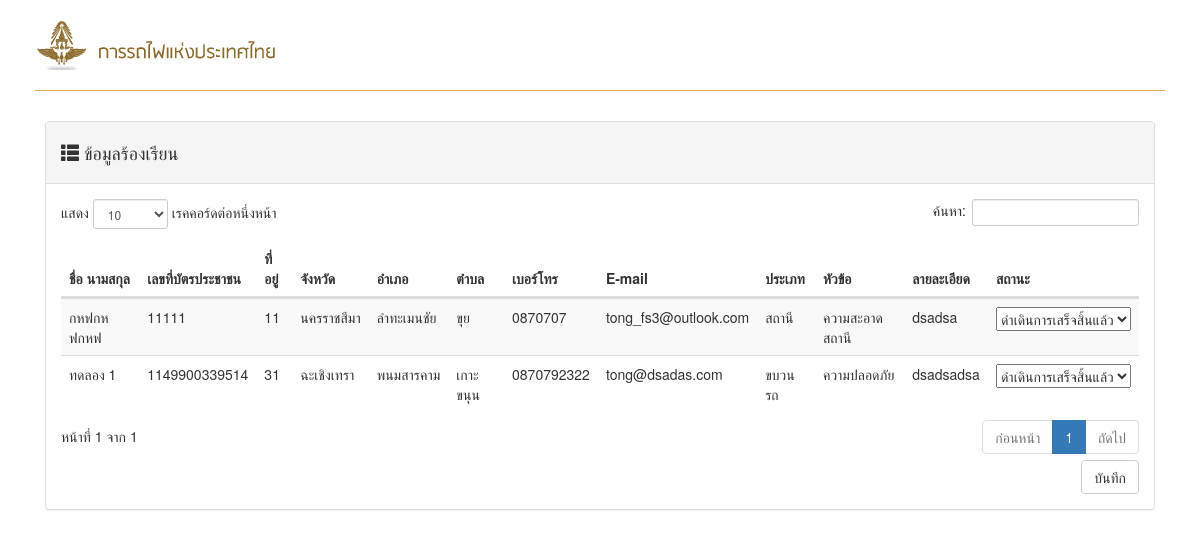
/admin/unit_display_complain_admin.php?responsible=2, run on the app's committed database.
### tables this page shows
CREATE TABLE `complaintform` (
  `complaintform_id` int(10) NOT NULL,
  `complaint_name` varchar(200) NOT NULL,
  `personal_id` varchar(13) NOT NULL,
  `address` varchar(50) NOT NULL,
  `province_id` int(10) NOT NULL,
  `districts_id` int(10) NOT NULL,
  `amphur_id` int(10) NOT NULL,
  `email` varchar(100) NOT NULL,
  `tel` varchar(10) NOT NULL,
  `complainttype_id` int(10) NOT NULL,
  `service_id` int(11) NOT NULL,
  `description` varchar(5000) NOT NULL,
  `status` int(10) NOT NULL,
  `responsible` int(10) NOT NULL
);

CREATE TABLE `province` (
  `PROVINCE_ID` int(5) NOT NULL,
  `PROVINCE_CODE` varchar(2) NOT NULL,
  `PROVINCE_NAME` varchar(150) NOT NULL,
  `GEO_ID` int(5) NOT NULL DEFAULT '0'
);

CREATE TABLE `amphur` (
  `AMPHUR_ID` int(5) NOT NULL,
  `AMPHUR_CODE` varchar(4) NOT NULL,
  `AMPHUR_NAME` varchar(150) NOT NULL,
  `GEO_ID` int(5) NOT NULL DEFAULT '0',
  `PROVINCE_ID` int(5) NOT NULL DEFAULT '0'
);

CREATE TABLE `districts` (
  `DISTRICT_ID` int(11) NOT NULL,
  `DISTRICT_CODE` varchar(6) NOT NULL,
  `DISTRICT_NAME` varchar(150) NOT NULL,
  `AMPHUR_ID` int(11) NOT NULL DEFAULT '0',
  `PROVINCE_ID` int(11) NOT NULL DEFAULT '0',
  `GEO_ID` int(11) NOT NULL DEFAULT '0'
);

CREATE TABLE `complainttype` (
  `complainttype_id` int(10) NOT NULL,
  `complaint_code` varchar(100) NOT NULL
);

CREATE TABLE `service` (
  `complaint_id` int(10) NOT NULL,
  `service_id` int(10) NOT NULL,
  `service_code` varchar(100) NOT NULL
);

### admin/unit_display_complain_admin.php (the view, shortened to what this page needs)
<!DOCTYPE html>
<html lang="en">
<head>
  <link rel="stylesheet" href="../asset\css\bootstrap.css">
  <link rel="stylesheet" href="https://maxcdn.bootstrapcdn.com/font-awesome/4.4.0/css/font-awesome.min.css">
  <link rel="stylesheet" type="text/css" href="../DataTables/datatables.min.css" />
</head>
<body>
  <?php
    include("menu.php");
    require_once 'connect.php';
    $responsible= $_GET['responsible'];
    $sql="SELECT complaintform.complaint_name,complaintform.personal_id,complaintform.address,province.PROVINCE_NAME,amphur.AMPHUR_NAME,districts.DISTRICT_NAME,complaintform.tel,complaintform.email, complainttype.complaint_code,service.service_code,complaintform.description,complaintform.complaintform_id,complaintform.status FROM complaintform,complainttype,amphur,province,districts,service WHERE complaintform.province_id = province.PROVINCE_ID AND districts.DISTRICT_ID = complaintform.districts_id AND amphur.AMPHUR_ID = complaintform.amphur_id AND complaintform.complainttype_id = complainttype.complainttype_id AND complaintform.service_id = service.service_id AND responsible = $responsible AND complaintform.status != 0";
    $result=$conn->query($sql);
    ?>
    <div class="container">
      <div class="col-md-12">
        <div class="panel panel-default">
          <div class="panel-heading">
            <div class="panel-title">
              <h4><span class="glyphicon glyphicon-th-list
    " aria-hidden="true"></span> ข้อมูลร้องเรียน</h4>
            </div>
          </div>
          <div class="panel-body">
            <div class="table-responsive">
              <form name="changcomp" id="changcomp">
              <table class="table table-striped">
                <thead>
                  <tr>
                    <th>ชื่อ นามสกุล</th>
                    <th>เลขที่บัตรประชาชน</th>
                    <th>ที่อยู่</th>
                    <th>จังหวัด</th>
                    <th>อำเภอ</th>
                    <th>ตำบล</th>
                    <th>เบอร์โทร</th>
                    <th>E-mail</th>
                    <th>ประเภท</th>
                    <th>หัวข้อ</th>
                    <th>ลายละเอียด</th>
                    <th>สถานะ</th>
                  </tr>
                </thead>
                <tbody>
                  <?php
                    $i =0;
                  while($row=$result->fetch_assoc()){
                    $i = $i + 1;
                    ?>
                  <tr>
                    <td>
                      <?php echo $row['complaint_name'];?>
                    </td>
                    <td>
                      <?php echo $row['personal_id'];?>
                    </td>
                    <td>
                      <?php echo $row['address'];?>
                    </td>
                    <td>
                      <?php echo $row['PROVINCE_NAME'];?>
                    </td>
                    <td>
                      <?php echo $row['AMPHUR_NAME'];?>
                    </td>
                    <td>
                      <?php echo $row['DISTRICT_NAME'];?>
                    </td>
                    <td>
                      <?php echo $row['tel'];?>
                    </td>
                    <td>
                      <?php echo $row['email'];?>
                    </td>
                    <td>
                      <?php echo $row['complaint_code'];?>
                    </td>
                    <td>
                      <?php echo $row['service_code'];?>
                    </td>
                    <td>
                      <?php echo $row['description'];?>
                    </td>
                    <td>
                      <?php require 'selectStatus.php'; ?>
                    </td>
                  </tr>
                  <?php } ?>
                </tbody>
              </table>
              <div align="right"><button align="" type="submit" class="btn btn-default">บันทึก</button></div>
            </form>
            </div>
          </div>
        </div>
      </div>
    </div>
</body>
</html>

### admin/selectStatus.php (shortened to what this page needs)
<select id="status<?=$i;?>" name="status<?=$i;?>">
  <option value="1" <?php if($row['status'] == 1){
    echo "selected";
  } ?>>ดำเดินการเสร็จสิ้นแล้ว
  </option>
</select>

### data on the page
complaintform: complaint_name "กหฟกหฟกหฟ", personal "11111", address "11", province.PROVINCE_NAME "นครราชสีมา", amphur.AMPHUR_NAME "ลำทะเมนชัย", districts.DISTRICT_NAME "ขุย", tel "0870707", email "tong_fs3@outlook.com", complainttype.complaint_code "สถานี", service.service_code "ความสะอาดสถานี", description "dsadsa", status "ดำเดินการเสร็จสิ้นแล้ว"
complaintform: complaint_name "ทดลอง 1", personal "1149900339514", address "31", province.PROVINCE_NAME "ฉะเชิงเทรา", amphur.AMPHUR_NAME "พนมสารคาม", districts.DISTRICT_NAME "เกาะขนุน", tel "0870792322", email "tong@dsadas.com", complainttype.complaint_code "ขบวนรถ", service.service_code "ความปลอดภัย", description "dsadsadsa", status "ดำเดินการเสร็จสิ้นแล้ว"
